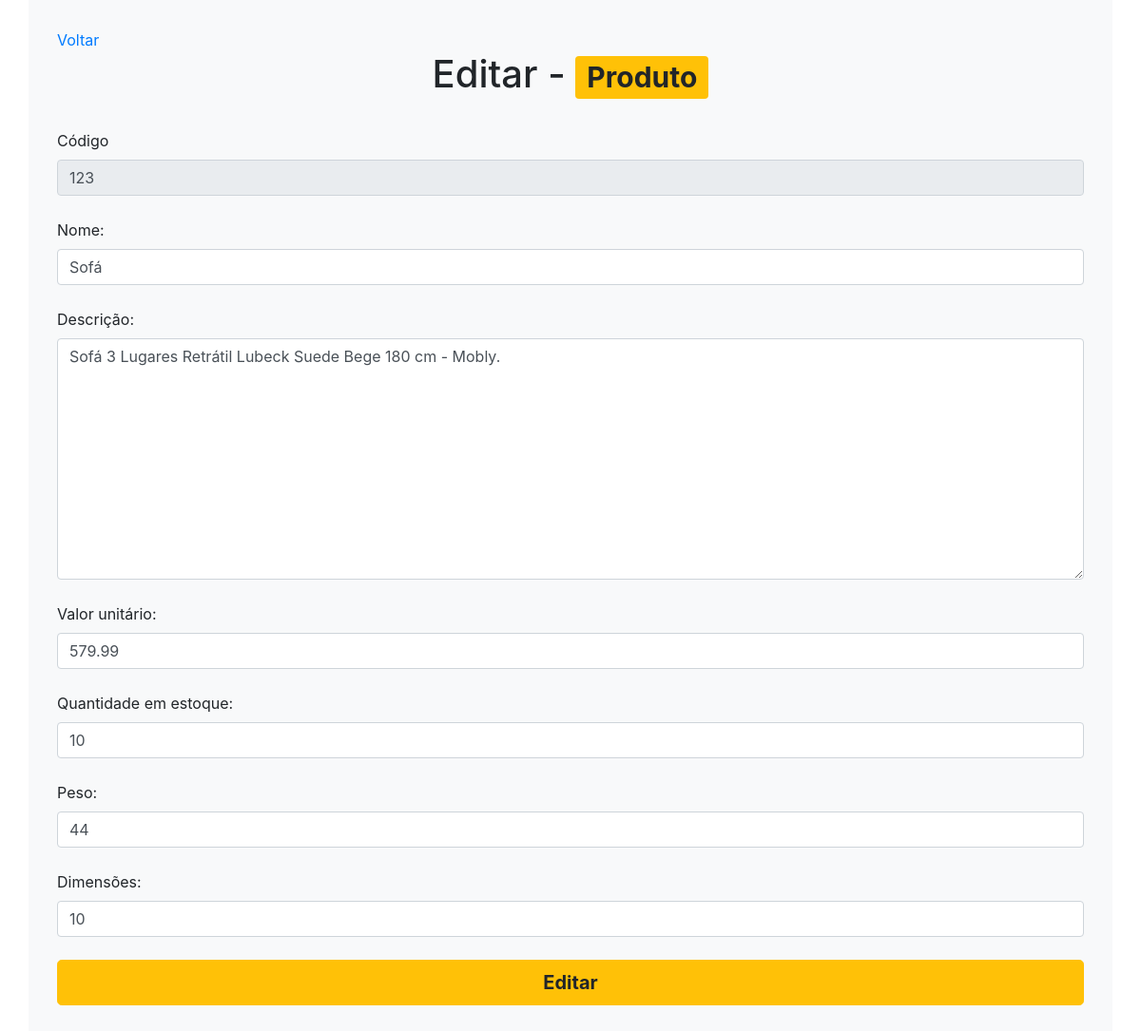
The app's page /ProjetoPHP/Administrador/Produtos/editar.php?cod=123 with its own data.
### tables this page shows
CREATE TABLE `produto` (
  `codigo_prod` varchar(10) NOT NULL,
  `nome_pro` varchar(50) DEFAULT NULL,
  `descricao` varchar(255) DEFAULT NULL,
  `valor_unitario` decimal(10,2) DEFAULT NULL,
  `quantidade` int(5) DEFAULT NULL,
  `peso` varchar(10) DEFAULT NULL,
  `dimensoes` varchar(15) DEFAULT NULL,
  `unidade_Venda` varchar(3) DEFAULT NULL,
  `id` int(11) NOT NULL
);

### ProjetoPHP/Administrador/Produtos/editar.php (the view, shortened to what this page needs)
<?php
    if(!isset($_REQUEST["cod"])){
        header("Location:listar.php");
    } else {
        $conexao = conectar();
        $sql = "select * from produto where codigo_prod = :valID";
        $comandoPreparado = $conexao -> prepare($sql);
        $comandoPreparado -> bindParam(":valID", $_REQUEST["cod"]);
        $comandoPreparado -> execute();
        $resultado = $comandoPreparado -> fetch();
    }
?>
<!DOCTYPE html>
<html>
    <head>
        <link rel="stylesheet" href="https://stackpath.bootstrapcdn.com/bootstrap/4.5.0/css/bootstrap.min.css">
        <link rel="stylesheet" href="../../Css/style.css">
    </head>
    <body>
        <div class="container bg-light">
        <a href="listar.php">Voltar</a>
        <h1>Editar - <span class="badge badge-warning">Produto</span></h1> <br>
            <form action="salvarEdicao.php" method="POST">
                <div>
                    <label>Código</label>
                    <input type="text" name="txtID" readonly="readonly" value="<?php echo $resultado["codigo_prod"] ?>" class="form-control"/> <br>
                    <label>Nome: </label>
                    <input type="text" name="txtNome" value="<?php echo $resultado["nome_pro"] ?>" class="form-control" required/> <br>
                    <label>Descrição: </label>
                    <textarea name="txtDesc" id="txtDesc" rows="10" cols="30" class="form-control" required><?php echo $resultado["descricao"] ?></textarea> <br>
                    <label for="txtVal">Valor unitário:</label>
                    <input type="text" name="txtVal" id="txtVal" value="<?php echo $resultado["valor_unitario"] ?>" class="form-control" required> <br>
                    <label for="txtQtd">Quantidade em estoque:</label>
                    <input type="text" name="txtQtd" id="txtQtd" value="<?php echo $resultado["quantidade"] ?>" class="form-control" required> <br>
                    <label for="txtPeso">Peso:</label>
                    <input type="text" name="txtPeso" id="txtPeso" value="<?php echo $resultado["peso"] ?>" class="form-control" required> <br>
                    <label for="txtDim">Dimensões:</label>
                    <input type="text" name="txtDim" id="txtDim" value="<?php echo $resultado["dimensoes"] ?>" class="form-control" required> <br>
                    <button type="submit" class="btn btn-warning btn-lg btn-block mb-2"><b>Editar</b></button>
                </div>
            </form>
    </body>
</html>

### ProjetoPHP/Css/style.css (style rules this page uses)
.container { padding: 2.5%; }
h1, tr, h3 { text-align: center; }

### records on screen
produto: txtID "123", txtNome "Sofá", txtDesc "Sofá 3 Lugares Retrátil Lubeck Suede Bege 180 cm - Mobly.", txtVal "579.99", txtQtd "10", txtPeso "44", txtDim "10"
